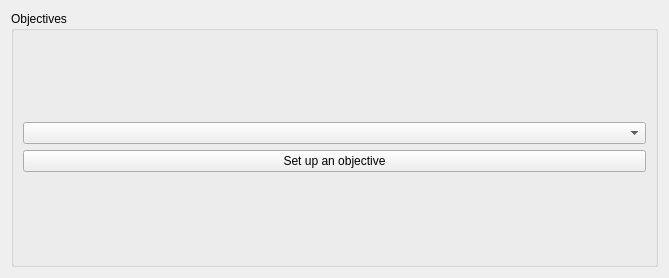
<?xml version="1.0" encoding="UTF-8"?>
<ui version="4.0">
 <class>wdg_objectives</class>
 <widget class="QWidget" name="wdg_objectives">
  <property name="geometry">
   <rect>
    <x>0</x>
    <y>0</y>
    <width>669</width>
    <height>278</height>
   </rect>
  </property>
  <property name="windowTitle">
   <string>Form</string>
  </property>
  <layout class="QHBoxLayout" name="horizontalLayout">
   <item>
    <layout class="QVBoxLayout" name="main_layout">
     <item>
      <widget class="QGroupBox" name="groupBox">
       <property name="title">
        <string>Objectives</string>
       </property>
       <layout class="QGridLayout" name="gridLayout_2">
        <item row="0" column="0">
         <layout class="QGridLayout" name="gridLayout">
          <item row="1" column="0" colspan="2">
           <widget class="QPushButton" name="btn_objectiveSetup">
            <property name="text">
             <string>Set up an objective</string>
            </property>
           </widget>
          </item>
          <item row="0" column="0" colspan="2">
           <widget class="QComboBox" name="combo_objective"/>
          </item>
         </layout>
        </item>
       </layout>
      </widget>
     </item>
    </layout>
   </item>
  </layout>
 </widget>
 <resources/>
 <connections/>
</ui>
